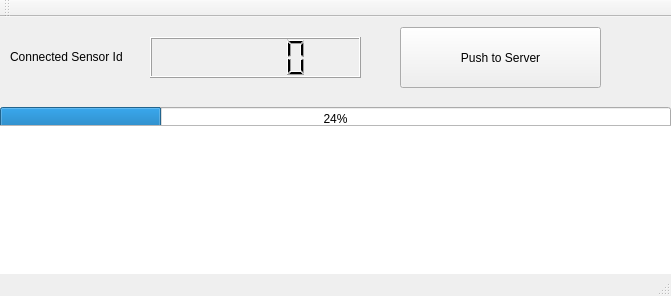
<?xml version="1.0" encoding="UTF-8"?>
<ui version="4.0">
 <class>MainWindow</class>
 <widget class="QMainWindow" name="MainWindow">
  <property name="geometry">
   <rect>
    <x>0</x>
    <y>0</y>
    <width>671</width>
    <height>296</height>
   </rect>
  </property>
  <property name="windowTitle">
   <string>Data Collector</string>
  </property>
  <widget class="QWidget" name="centralWidget">
   <widget class="QLCDNumber" name="lcdNumber">
    <property name="geometry">
     <rect>
      <x>150</x>
      <y>20</y>
      <width>211</width>
      <height>41</height>
     </rect>
    </property>
   </widget>
   <widget class="QPushButton" name="pushButton">
    <property name="geometry">
     <rect>
      <x>400</x>
      <y>10</y>
      <width>201</width>
      <height>61</height>
     </rect>
    </property>
    <property name="text">
     <string>Push to Server</string>
    </property>
   </widget>
   <widget class="QProgressBar" name="progressBar">
    <property name="geometry">
     <rect>
      <x>0</x>
      <y>90</y>
      <width>671</width>
      <height>23</height>
     </rect>
    </property>
    <property name="value">
     <number>24</number>
    </property>
   </widget>
   <widget class="QLabel" name="label">
    <property name="geometry">
     <rect>
      <x>10</x>
      <y>30</y>
      <width>161</width>
      <height>20</height>
     </rect>
    </property>
    <property name="text">
     <string>Connected Sensor Id</string>
    </property>
   </widget>
   <widget class="QTextEdit" name="textEdit">
    <property name="geometry">
     <rect>
      <x>-7</x>
      <y>108</y>
      <width>681</width>
      <height>161</height>
     </rect>
    </property>
   </widget>
  </widget>
  <widget class="QToolBar" name="mainToolBar">
   <attribute name="toolBarArea">
    <enum>TopToolBarArea</enum>
   </attribute>
   <attribute name="toolBarBreak">
    <bool>false</bool>
   </attribute>
  </widget>
  <widget class="QStatusBar" name="statusBar"/>
 </widget>
 <layoutdefault spacing="6" margin="11"/>
 <resources/>
 <connections/>
</ui>
